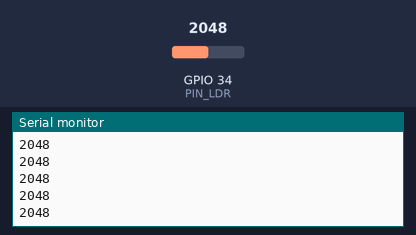
A sketch run on a simulated ESP32. Parts: the last lines printed to the serial monitor. The test bench sets the inputs (shaded band); at power-on: GPIO 34 (PIN_LDR) = 2048.

Above: at 1.2 s.
1.3 s: GPIO 34 (PIN_LDR) set to 2866
At 1.31 s:
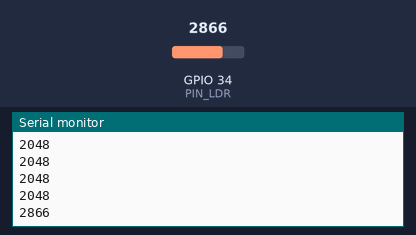
2.8 s: GPIO 34 (PIN_LDR) set to 3603
At 2.81 s:
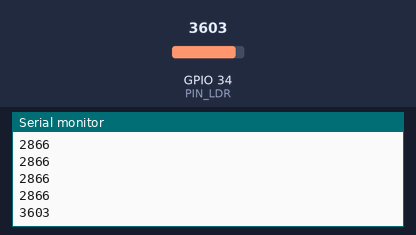
Timing chart, 0 to 5.8 s (numbered marks = the images above; inputs shaded):
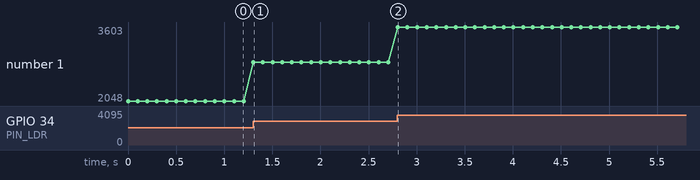

The sketch:

LDR_read_Arduino_v1.ino
```cpp
// tomamos una variable global para conectar el pin.
// const int pinLDR = 34; no good

#define PIN_LDR 34// la mejor forma de hacerlo

void setup() {

  Serial.begin(9600); // inicializamos la comu seria desde el ESP32 hacia la computadora a través del cable USB; 9600 bites/s
}

void loop() {

  Serial.println(analogRead(PIN_LDR));
  delay(100);

}
```

Measured:
- after the input at 1.3 s, the serial monitor: prints a new line at once (image 1)
- after the input at 2.8 s, the serial monitor: prints a new line at once (image 2)
- plotted number 1: 2048 → 2866 after the input at 1.3 s, 2866 → 3603 after the input at 2.8 s
